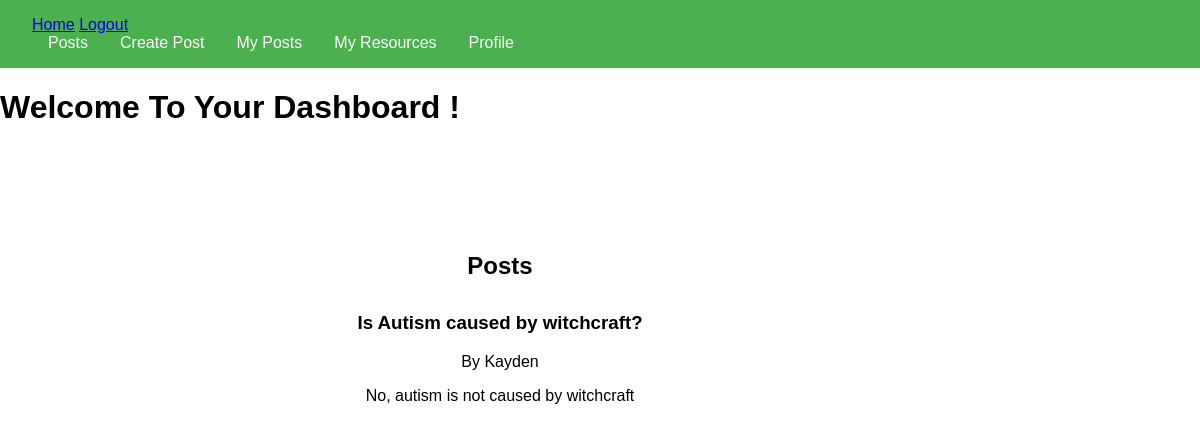
Page /posts on the earlier database version.
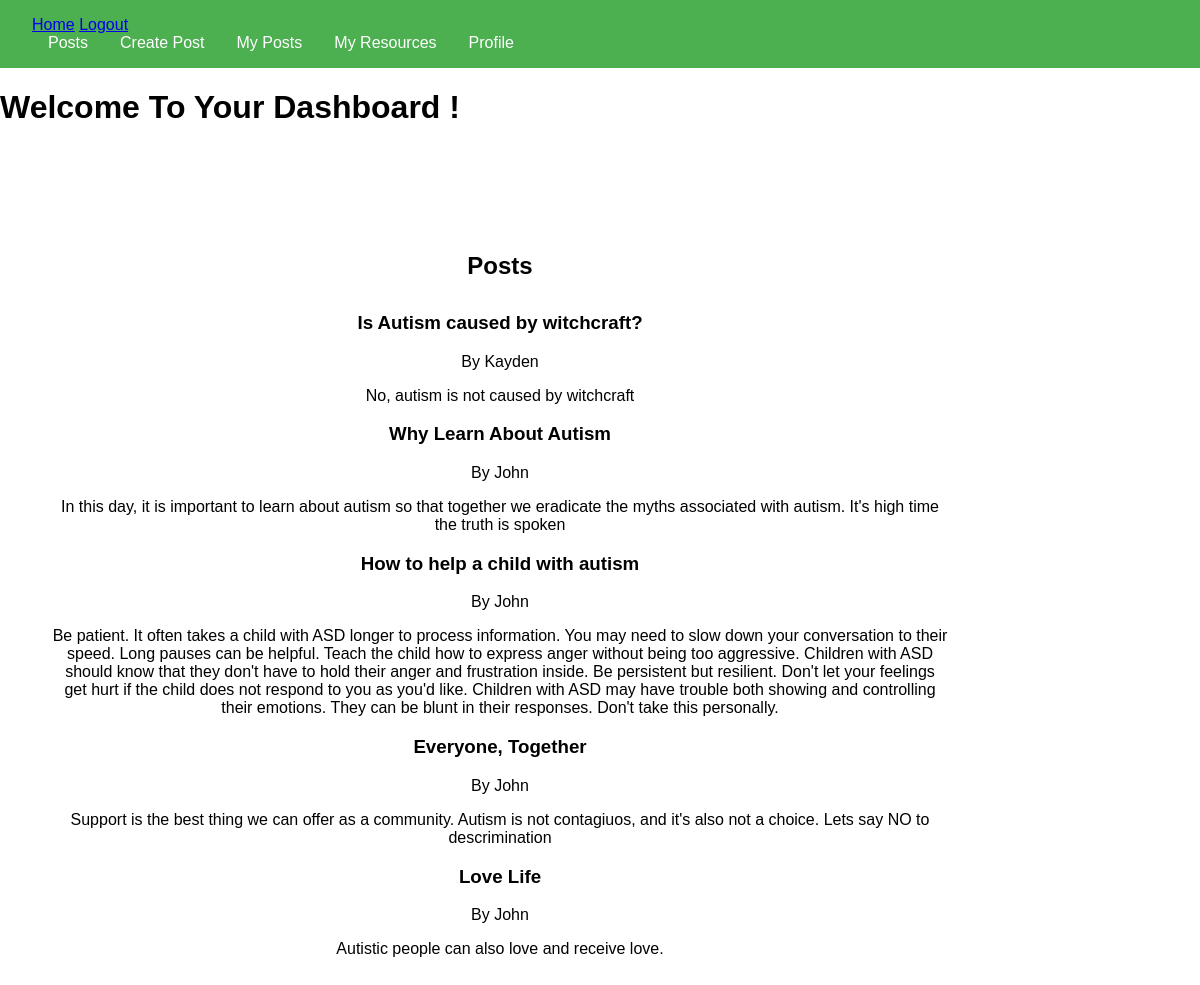
Same page on the later database version.
### api/models.py (models this page shows)
class Post(db.Model):
    id = db.Column(db.Integer, primary_key=True)
    user_id = db.Column(db.Integer, db.ForeignKey('user.id'), nullable=False)
    content = db.Column(db.Text, nullable=False)
    title = db.Column(db.String(200), nullable=False)
    user = db.relationship('User', back_populates='posts')

class User(db.Model):
    id = db.Column(db.Integer, primary_key=True)
    username = db.Column(db.String(150), nullable=False, unique=True)
    email = db.Column(db.String(150), nullable=False, unique=True)
    password = db.Column(db.String(150), nullable=False)
    posts = db.relationship('Post', back_populates='user', lazy='dynamic')

### app.py (the view)
	@app.route('/posts')
	def posts():
		all_posts = Post.query.all()
		return render_template('dashboard.html', posts=all_posts)

### templates/dashboard.html (shortened to what this page needs)
<!DOCTYPE html>
<html lang="en">
<head>
    <link rel="stylesheet" href="{{ url_for('static', filename='css/styles.css') }}">
    <link rel="stylesheet" href="{{ url_for('static', filename='css/dashboard.css') }}">
</head>
<body>
	<header>
    <nav>
        <a href="/">Home</a>
        <a href="/logout">Logout</a>
		<ul>
			<li> <a href="/posts">Posts</a> </li>
			<li> <a href="/create_post">Create Post</a> </li>
			<li> <a href="#my-posts">My Posts</a> </li>
			<li>  <a href="#my-resources">My Resources</a> </li>
			<li> <a href="#profile">Profile</a> </li>
		</ul>
    </nav>
	</header>
    <div class="dashboard-container">
        <h1>Welcome To Your Dashboard {{ session['username'] }}!</h1>
        <div class="main-content">
            <section id="posts">
				<h2>Posts</h2>
					{% for post in posts %}
                        <h3> {{post.title }} </h3>
                        <p>By {{post.user.username}} </p>
                        <p>{{post.content }} </p>
                	{% endfor %}
			</section>
        </div>
    </div>
</body>
</html>

### static/css/styles.css (style rules this page uses)
body { font-family: Arial, sans-serif; margin: 0; padding: 0; }
header { background-color: #4CAF50; color: white; padding: 1rem 2rem; display: flex; justify-content: space-between; align-items: center; }
nav ul { list-style: none; padding: 0; margin: 0; display: flex; }
nav ul li { margin: 0 1rem; }
nav ul li a { color: white; text-decoration: none; }
section { padding: 4rem 2rem; text-align: center; }
section h2 { margin-bottom: 2rem; }

### static/css/dashboard.css (style rules this page uses)
.main-content { width: 80%; padding: 20px; }

Differences in the rows shown:
added Post: title "Why Learn About Autism", user.username "John", content "In this day, it is important to learn about autism so that together we eradicate the myths associated with autism. It's high time the truth is spoken"
added Post: title "How to help a child with autism", user.username "John", content "Be patient. It often takes a child with ASD longer to process information. You may need to slow down your conversation to their speed. Long pauses can be helpful. Teach the child how to express anger without being too aggressive. Children with ASD should know that they don't have to hold their anger and frustration inside. Be persistent but resilient. Don't let your feelings get hurt if the child does not respond to you as you'd like. Children with ASD may have trouble both showing and controlling their emotions. They can be blunt in their responses. Don't take this personally."
added Post: title "Everyone, Together", user.username "John", content "Support is the best thing we can offer as a community. Autism is not contagiuos, and it's also not a choice. Lets say NO to descrimination"
added Post: title "Love Life", user.username "John", content "Autistic people can also love and receive love."
